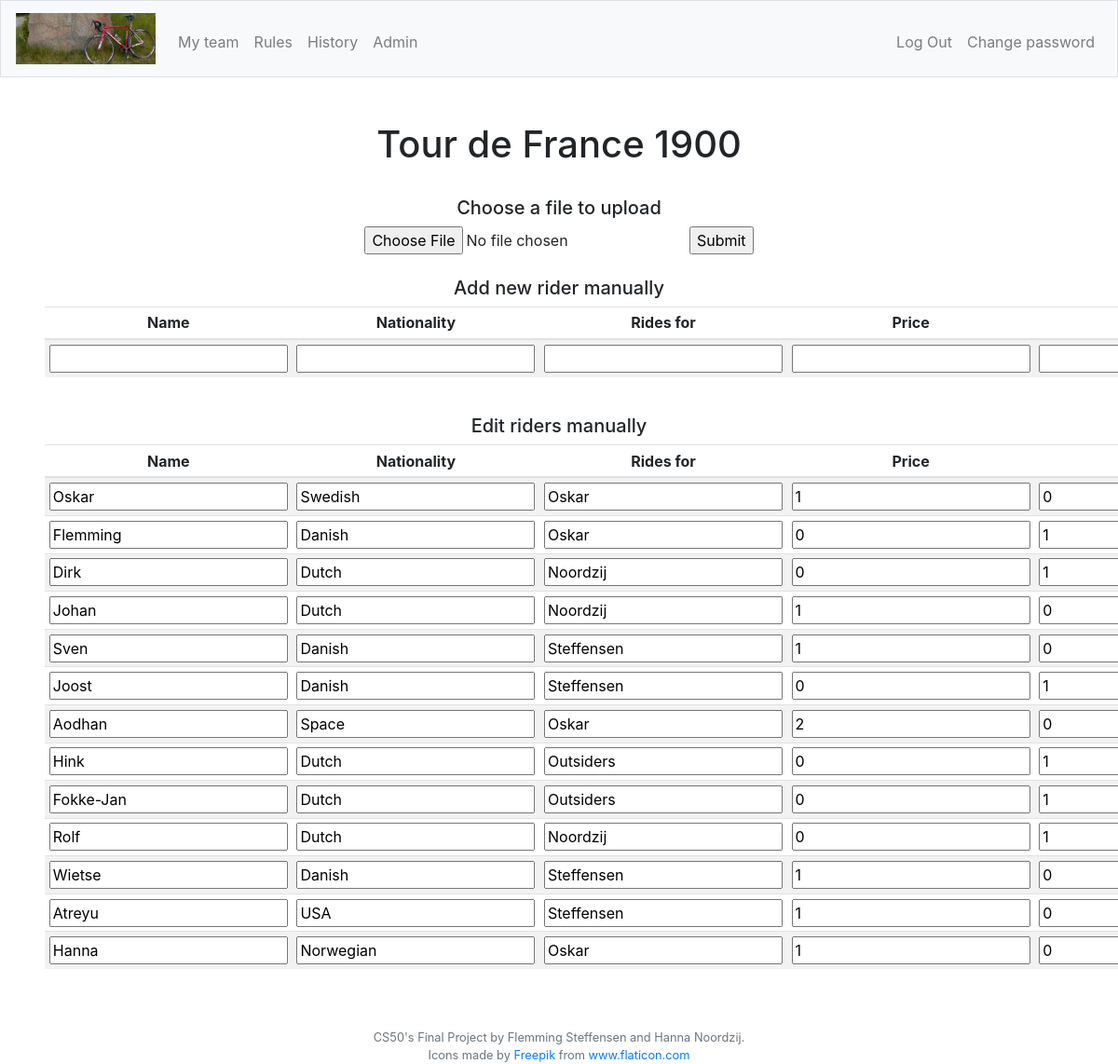
The app's page /uploadRiders?activecomp=22 (signed in) with its own data.
### tables this page shows
CREATE TABLE "competitions" (
	"id"	INTEGER NOT NULL UNIQUE,
	"racetype_id"	INTEGER NOT NULL,
	"year"	TEXT NOT NULL,
	"startdate"	TEXT NOT NULL,
	"reg_active"	INTEGER NOT NULL,
	"reg_stop"	TEXT NOT NULL,
	"racedays"	INTEGER NOT NULL,
	"total_price"	INTEGER NOT NULL DEFAULT 0,
	"min_outsider"	INTEGER NOT NULL DEFAULT 0,
	PRIMARY KEY("id" AUTOINCREMENT),
	FOREIGN KEY("racetype_id") REFERENCES "racetypes"("id")
);

CREATE TABLE "riders" (
	"id"	INTEGER NOT NULL UNIQUE,
	"comp_id"	INTEGER NOT NULL,
	"rider"	TEXT NOT NULL,
	"nationality"	TEXT NOT NULL,
	"rides_for"	TEXT NOT NULL,
	"price"	INTEGER NOT NULL DEFAULT 0,
	"DNF"	INTEGER NOT NULL DEFAULT 0,
	"outsider"	INTEGER NOT NULL DEFAULT 1,
	PRIMARY KEY("id" AUTOINCREMENT),
	FOREIGN KEY("comp_id") REFERENCES "competitions"("id")
);

### app.py (the view, shortened to what this page needs)
@app.route("/uploadRiders", methods=["GET", "POST"])
@login_required
def uploadRiders():
    if request.method == "GET":
        role = getRole()
        compid = request.args.get('activecomp', None)
        comps = db.execute("SELECT id, racetype_id, year, startdate, reg_stop, racedays, reg_active FROM competitions WHERE id = :compid", compid=compid)
        riders = db.execute("SELECT id, rider, nationality, rides_for, price, outsider FROM riders WHERE comp_id = :compid", compid=compid)
        return render_template("uploadRiders.html", comps=comps, role=role, riders=riders)

### app.py (called while the page is built)
@app.after_request
def after_request(response):
    response.headers["Cache-Control"] = "no-cache, no-store, must-revalidate"
    response.headers["Expires"] = 0
    response.headers["Pragma"] = "no-cache"
    return response

### helpers.py (called while the page is built)
def login_required(f):
    @wraps(f)
    def decorated_function(*args, **kwargs):
        if session.get("user_id") is None:
            return redirect("/login")
        return f(*args, **kwargs)
    return decorated_function

def getRole():
    role = db.execute("SELECT role FROM users WHERE id = :userid", userid=session["user_id"])
    role2 = role[0]["role"]
    return role2

### templates/uploadRiders.html (shortened to what this page needs)
{% extends "layout.html" %}
{% block adminNav %}
    {% if role == 2 %}
        <li class="nav-item"><a class="nav-link" href="/admin">Admin</a></li>
    {% endif %}
{% endblock %}
{% block main %}
    {% for comp in comps %}
        <div>
            {% if comp.racetype_id == 1 %}
                <h1 class="">Tour de France {{comp.year}}</h1>
            {% elif comp.racetype_id == 2 %}
                <h1 class="">Giro d'Italia {{comp.year}}</h1>
            {% elif comp.racetype_id == 3 %}
                <h1 class="">Vuelta a España {{comp.year}}</h1>
            {% else %}
                <h1 class="">Unknown competition</h1>
            {% endif %}
        </div>
        <br>
        <h5>Choose a file to upload</h5>
        <form id="upload" action="/uploadRiders" method="POST" enctype="multipart/form-data">
            <input type=file name=file>
            <input type=submit>
        </form>
        <br>
        <h5>Add new rider manually</h5>
        <form id="newrider" action="/newRider" method="POST">
            <table class="table table-striped table-sm">
                <thead>
                    <tr>
                        <th>Name</th>
                        <th>Nationality</th>
                        <th>Rides for</th>
                        <th>Price</th>
                        <th>Outsider</th>
                    </tr>
                </thead>
                <tbody>
                    <tr>
                        <td class=""><input type="text" value="" name="rider"></td>
                        <td class=""><input type="text" value="" name="nationality"></td>
                        <td class=""><input type="text" value="" name="rides_for"></td>
                        <td class=""><input type="number" value="" name="price"></td>
                        <td class=""><input type="number" value="" name="outsider"></td>
                    </tr>
                </tbody>
            </table>
        </form>
        <br>
        <h5>Edit riders manually</h5>
        <table class="table table-striped table-sm">
            <thead>
                <tr>
                    <th>Name</th>
                    <th>Nationality</th>
                    <th>Rides for</th>
                    <th>Price</th>
                    <th>Outsider</th>
                </tr>
            </thead>
            <tbody>
                {% for rider in riders %}
                    <form id="{{rider.id}}" action="" method="POST">
                        <tr>
                            <td class=""><input type="text" value="{{rider.rider}}" name="rider"></td>
                            <td class=""><input type="text" value="{{rider.nationality}}" name="nationality"></td>
                            <td class=""><input type="text" value="{{rider.rides_for}}" name="rides_for"></td>
                            <td class=""><input type="number" value="{{rider.price}}" name="price"></td>
                            <td class=""><input type="number" value="{{rider.outsider}}" name="outsider"></td>
                        </tr>
                    </form>
                {% endfor %}
            </tbody>
        </table>
    {% endfor %}
{% endblock %}

### static/styles.css (style rules this page uses)
td { position: relative; }
input[type="number"] { -moz-appearance: textfield; }

### records on screen
competitions: year "1900"
riders: rider "Oskar", nationality "Swedish", rides_for "Oskar", price "1", outsider "0"
riders: rider "Flemming", nationality "Danish", rides_for "Oskar", price "0", outsider "1"
riders: rider "Dirk", nationality "Dutch", rides_for "Noordzij", price "0", outsider "1"
riders: rider "Johan", nationality "Dutch", rides_for "Noordzij", price "1", outsider "0"
riders: rider "Sven", nationality "Danish", rides_for "Steffensen", price "1", outsider "0"
riders: rider "Joost", nationality "Danish", rides_for "Steffensen", price "0", outsider "1"
riders: rider "Aodhan", nationality "Space", rides_for "Oskar", price "2", outsider "0"
riders: rider "Hink", nationality "Dutch", rides_for "Outsiders", price "0", outsider "1"
riders: rider "Fokke-Jan", nationality "Dutch", rides_for "Outsiders", price "0", outsider "1"
riders: rider "Rolf", nationality "Dutch", rides_for "Noordzij", price "0", outsider "1"
riders: rider "Wietse", nationality "Danish", rides_for "Steffensen", price "1", outsider "0"
riders: rider "Atreyu", nationality "USA", rides_for "Steffensen", price "1", outsider "0"
riders: rider "Hanna", nationality "Norwegian", rides_for "Oskar", price "1", outsider "0"
